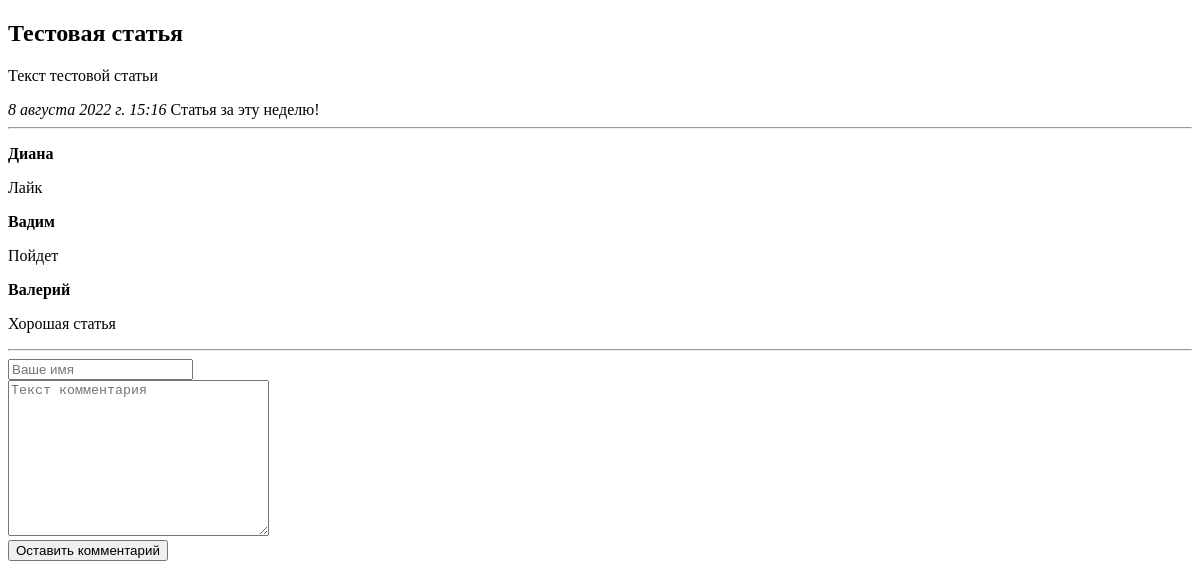
The app's page /articles/1/, older data.
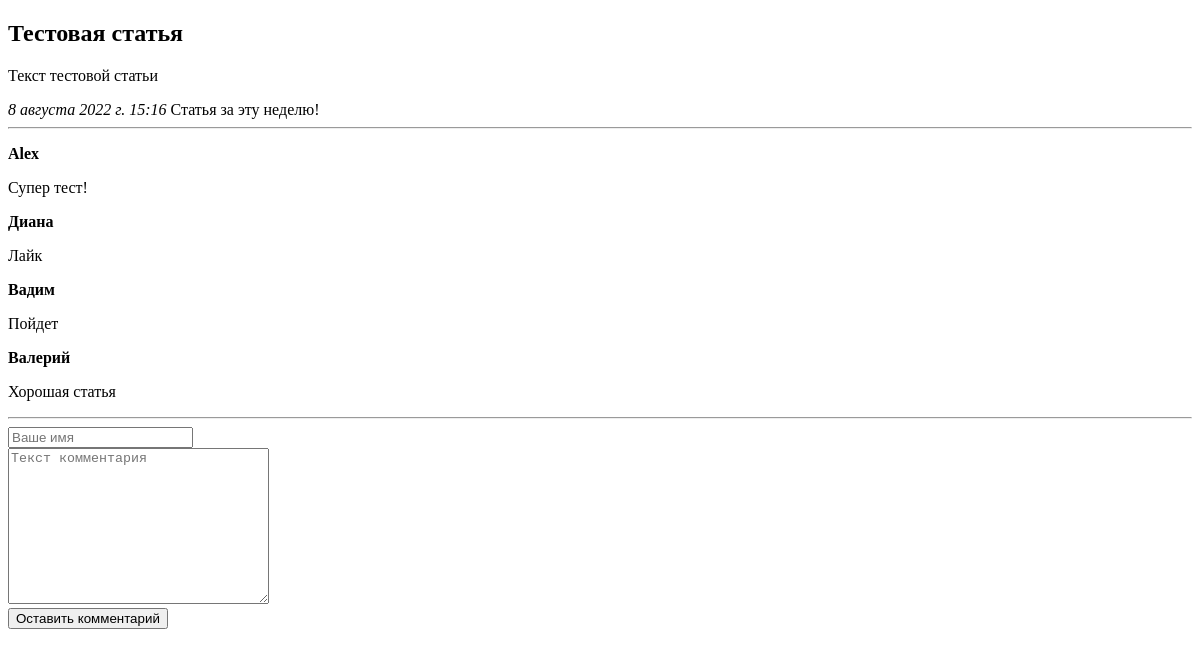
The same page, newer data.
### mysecond/apps/articles/models.py (models this page shows, shortened)
class Article(models.Model):
    article_title = models.CharField("Название статьи", max_length = 200)
    article_text = models.TextField("Текст статьи")
    pub_date = models.DateTimeField("Дата публикации")
    def was_published_recently(self):
        return self.pub_date >= (timezone.now() - datetime.timedelta(days = 7))
    class Meta:
        verbose_name = "Статья"
        verbose_name_plural = "Статьи"

class Comment(models.Model):
    article = models.ForeignKey(Article, on_delete = models.CASCADE)
    author_name = models.CharField("Имя автора", max_length = 50)
    comment_text = models.CharField("Текст комментария", max_length = 200)
    class Meta:
        verbose_name = "Комментарии"
        verbose_name_plural = "Комментарии"

### mysecond/apps/articles/views.py (the view)
# urls.py: path("<int:article_id>/", views.detail, name = "detail"),
def detail(request, article_id):
    try:
        a = Article.objects.get(id = article_id)
    except:
        raise Http404("Статья не найдена")
    latest_comments_list = a.comment_set.order_by("-id")[:10]
    return render(request, "articles/detail.html", {"article": a, "latest_comments_list": latest_comments_list})

### mysecond/templates/articles/detail.html (shortened to what this page needs)
{% extends "base.html" %}
{% block content %}
<h2>{{article.article_title}}</h2>
<p>{{article.article_text}}</p>
<em>{{article.pub_date}}</em>
{% if article.was_published_recently %}
Статья за эту неделю!
{% endif %}
<hr>
{% if latest_comments_list %}
    {% for c in latest_comments_list %}
        <p>
            <strong>{{c.author_name}}</strong>
            <p>{{c.comment_text}}</p>
        </p>
    {% endfor %}
{% else %}
Комментарии не найдены. Станьте первым!
{% endif %}
<hr>
<form action="{% url 'articles:leave_comment' article.id %}" method="POST">
    <input type="text" required="" placeholder="Ваше имя" name="name"><br>
    <textarea name="text" required="" placeholder="Текст комментария", cols="30", rows="10"></textarea><br>
    <button type="submit">Оставить комментарий</button>
</form>
{% endblock %}

### mysecond/templates/base.html (shortened to what this page needs)
<!DOCTYPE html>
<html lang="ru">
<head>
</head>
<body>
{% block content %}{% endblock %}
</body>
</html>

Row changes from the older to the newer data that the page shows:
added Comment: author_name "Alex", comment_text "Супер тест!"
